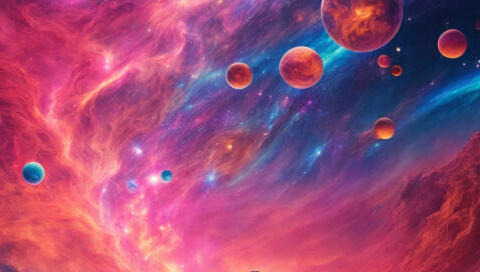
#> input picture assets/img/test_bg.jpg, 480 x 272 px, found by its file name
$ python convert_images_bg.py
#> lines starting #> are read from the running program, lines starting #| are printed output that depends on the picture
from PIL import Image

def convert_bg_psp(path_in, path_out):
#> called with path_in = 'assets/img/test_bg.jpg', path_out = 'assets/img/test_bg.raw'
    img = Image.open(path_in).convert("RGBA")

    # O SEGREDO: Forçar uma resolução "Potência de 2" (512x512)
    # O PSP vai espremer isso perfeitamente de volta para 480x272 na tela
    img = img.resize((512, 512), Image.LANCZOS)
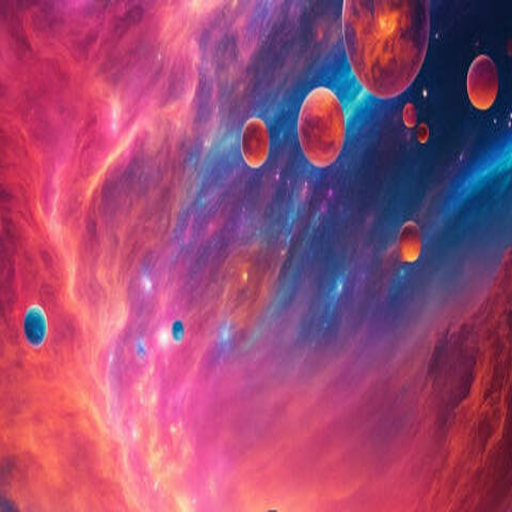
#> img: PIL image 512x512 RGBA; mean R, G, B, A 154.6, 73.8, 116.5, 255

    data = img.tobytes("raw", "RGBA")

    with open(path_out, "wb") as f:
        # Salvando as dimensões reais da textura
        f.write((512).to_bytes(4, "little"))
        f.write((512).to_bytes(4, "little"))
        f.write(data)

    print(f"Sucesso: {path_in} -> {path_out} (Convertido para 512x512 para o PSP)")

if __name__ == "__main__":
    # Roda o script de novo para gerar o seu background corretamente
    convert_bg_psp("assets/img/test_bg.jpg", "assets/img/test_bg.raw")
